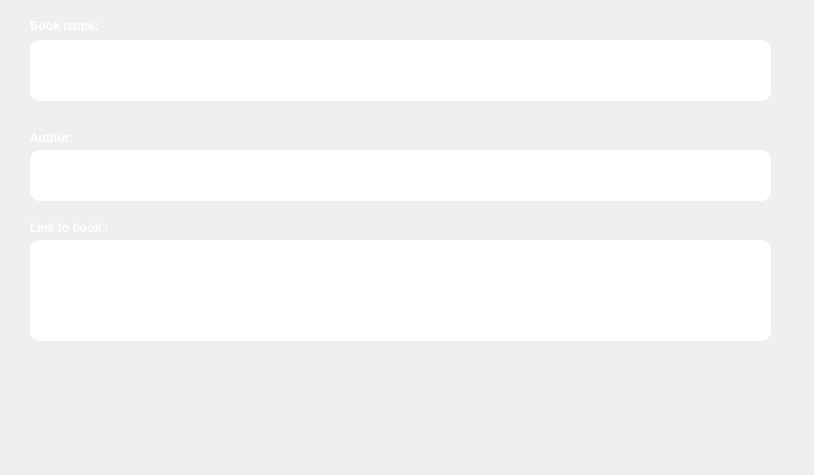
<?xml version="1.0" encoding="UTF-8"?>
<ui version="4.0">
 <class>RequestBook</class>
 <widget class="QDialog" name="RequestBook">
  <property name="geometry">
   <rect>
    <x>0</x>
    <y>0</y>
    <width>814</width>
    <height>475</height>
   </rect>
  </property>
  <property name="windowTitle">
   <string>Dialog</string>
  </property>
  <property name="styleSheet">
   <string notr="true">QDialog { 

	background-image: url(:/appscreen/dm/DevilTitan-LIBPRO-64/DevilTitan-LIBPRO-64/Resources/appscreen/4.jpg);
}
QLabel
{
	font: 9.5pt &quot;Lato&quot;;
	color:white;
font-weight:600;
}

QLineEdit
{
	border:0px;
	border-radius:10px;

}


QPushButton {
	
color: #333;
border:0px;
border-radius: 11px;
padding: 5px;
background: qradialgradient(cx: 0.3, cy: -0.4,
fx: 0.3, fy: -0.4,
radius: 1.35, stop: 0 #fff, stop: 1 #888);
min-width: 80px;
background-color: rgba(255, 255, 255, .5);
}

QPushButton:hover {
background: qradialgradient(cx: 0.3, cy: -0.4,
fx: 0.3, fy: -0.4,
radius: 1.35, stop: 0 #fff, stop: 1 #bbb);
}

QPushButton:pressed {
background: qradialgradient(cx: 0.4, cy: -0.1,
fx: 0.4, fy: -0.1,
radius: 1.35, stop: 0 #fff, stop: 1 #ddd);
}
#Reader{
border-image: url(:/appscreen/Resources/appscreen/2.jpg);
}</string>
  </property>
  <widget class="QLineEdit" name="lineEdit">
   <property name="geometry">
    <rect>
     <x>30</x>
     <y>40</y>
     <width>741</width>
     <height>61</height>
    </rect>
   </property>
  </widget>
  <widget class="QLabel" name="label">
   <property name="geometry">
    <rect>
     <x>30</x>
     <y>10</y>
     <width>171</width>
     <height>31</height>
    </rect>
   </property>
   <property name="styleSheet">
    <string notr="true"/>
   </property>
   <property name="text">
    <string>Book name:</string>
   </property>
  </widget>
  <widget class="QLabel" name="label_2">
   <property name="geometry">
    <rect>
     <x>30</x>
     <y>130</y>
     <width>161</width>
     <height>16</height>
    </rect>
   </property>
   <property name="text">
    <string>Author:</string>
   </property>
  </widget>
  <widget class="QLineEdit" name="lineEdit_2">
   <property name="geometry">
    <rect>
     <x>30</x>
     <y>150</y>
     <width>741</width>
     <height>51</height>
    </rect>
   </property>
  </widget>
  <widget class="QLineEdit" name="lineEdit_3">
   <property name="geometry">
    <rect>
     <x>30</x>
     <y>240</y>
     <width>741</width>
     <height>101</height>
    </rect>
   </property>
  </widget>
  <widget class="QPushButton" name="pushButton">
   <property name="geometry">
    <rect>
     <x>493</x>
     <y>380</y>
     <width>151</width>
     <height>61</height>
    </rect>
   </property>
   <property name="text">
    <string/>
   </property>
   <property name="icon">
    <iconset resource="LIBPRO.qrc">
     <normaloff>:/icon/Resources/icon/checked.png</normaloff>:/icon/Resources/icon/checked.png</iconset>
   </property>
   <property name="iconSize">
    <size>
     <width>80</width>
     <height>50</height>
    </size>
   </property>
  </widget>
  <widget class="QPushButton" name="pushButton_2">
   <property name="geometry">
    <rect>
     <x>680</x>
     <y>380</y>
     <width>94</width>
     <height>61</height>
    </rect>
   </property>
   <property name="text">
    <string/>
   </property>
   <property name="icon">
    <iconset resource="LIBPRO.qrc">
     <normaloff>:/icon/Resources/icon/unchecked.png</normaloff>:/icon/Resources/icon/unchecked.png</iconset>
   </property>
   <property name="iconSize">
    <size>
     <width>60</width>
     <height>40</height>
    </size>
   </property>
  </widget>
  <widget class="QLabel" name="label_3">
   <property name="geometry">
    <rect>
     <x>30</x>
     <y>220</y>
     <width>191</width>
     <height>16</height>
    </rect>
   </property>
   <property name="text">
    <string>Link to book :</string>
   </property>
  </widget>
 </widget>
 <resources>
  <include location="LIBPRO.qrc"/>
 </resources>
 <connections/>
</ui>
